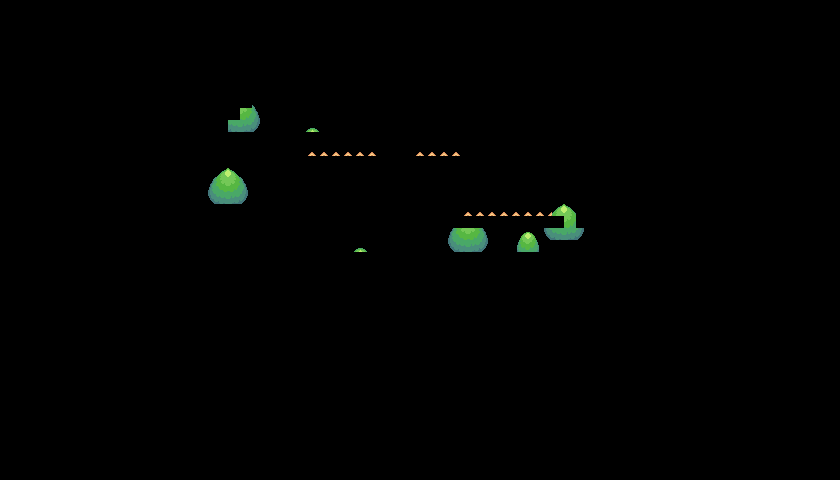

The image is a tile-based game level rendered from a .tmx file. Its description and source (layers, tilesets, objects; grid data summarised) follow:
An orthogonal 70x40 tile map with 12x12 px tiles, 1 tile layer (Foreground Objects), 13 hidden layers not drawn, 2 tilesets.

<map version="1.10" tiledversion="1.10.2" orientation="orthogonal" renderorder="right-down" width="70" height="40" tilewidth="12" tileheight="12" infinite="0" nextlayerid="18" nextobjectid="1">
 <editorsettings>
  <export target="sunnyTown.tmj" format="json" />
 </editorsettings>
 <tileset firstgid="1" source="../Tileset/Pokemon Style Game.tsx" />
 <tileset firstgid="1025" source="../Tileset/Collision.tsx" />
 <group id="17" name="Objects" visible="0" locked="1">
  <layer id="1" name="Water" width="70" height="40" locked="1">
   <data>[2800 cells, 2800 non-empty, 9 distinct tile ids]</data>
  </layer>
  <layer id="2" name="Island Level1" width="70" height="40" locked="1">
   <data>[2800 cells, 639 non-empty, 89 distinct tile ids]</data>
  </layer>
  <layer id="8" name="Paths" width="70" height="40" locked="1">
   <data>[2800 cells, 152 non-empty, 21 distinct tile ids]</data>
  </layer>
  <layer id="9" name="Battle Patch" width="70" height="40" locked="1">
   <data>[2800 cells, 15 non-empty, 9 distinct tile ids]</data>
  </layer>
  <layer id="10" name="Grass And Flowers" width="70" height="40" locked="1">
   <data>[2800 cells, 45 non-empty, 31 distinct tile ids]</data>
  </layer>
  <layer id="13" name="Fence" width="70" height="40" locked="1">
   <data>[2800 cells, 42 non-empty, 8 distinct tile ids]</data>
  </layer>
  <layer id="14" name="Dock" width="70" height="40" locked="1">
   <data>[2800 cells, 55 non-empty, 43 distinct tile ids]</data>
  </layer>
  <layer id="3" name="Island Level2" width="70" height="40" locked="1">
   <data>[2800 cells, 87 non-empty, 48 distinct tile ids]</data>
  </layer>
  <layer id="12" name="Grass Flowers Level 2" width="70" height="40" locked="1">
   <data>[2800 cells, 10 non-empty, 9 distinct tile ids]</data>
  </layer>
  <layer id="7" name="Trees (Behind Houses)" width="70" height="40" locked="1">
   <data>[2800 cells, 58 non-empty, 26 distinct tile ids]</data>
  </layer>
  <layer id="4" name="House" width="70" height="40" locked="1">
   <data>[2800 cells, 102 non-empty, 72 distinct tile ids]</data>
  </layer>
  <layer id="5" name="Trees" width="70" height="40" locked="1">
   <data>[2800 cells, 110 non-empty, 30 distinct tile ids]</data>
  </layer>
 </group>
 <layer id="15" name="Collisions" width="70" height="40" visible="0" locked="1" opacity="0.39">
  <data>[2800 cells, 212 non-empty, 1 distinct tile ids]</data>
 </layer>
 <layer id="16" name="Foreground Objects" width="70" height="40" locked="1">
  <data>[2800 cells, 61 non-empty, 22 distinct tile ids]</data>
 </layer>
</map>
